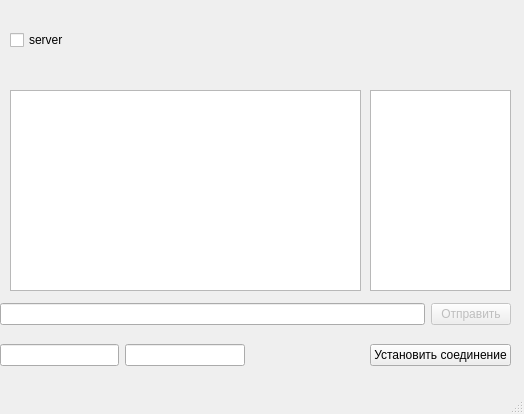
<?xml version="1.0" encoding="UTF-8"?>
<ui version="4.0">
 <class>UDPView</class>
 <widget class="QMainWindow" name="UDPView">
  <property name="geometry">
   <rect>
    <x>0</x>
    <y>0</y>
    <width>524</width>
    <height>414</height>
   </rect>
  </property>
  <property name="windowTitle">
   <string>MainWindow</string>
  </property>
  <widget class="QWidget" name="centralwidget">
   <widget class="QTextEdit" name="Users">
    <property name="geometry">
     <rect>
      <x>370</x>
      <y>90</y>
      <width>141</width>
      <height>201</height>
     </rect>
    </property>
   </widget>
   <widget class="QWidget" name="horizontalLayoutWidget_2">
    <property name="geometry">
     <rect>
      <x>0</x>
      <y>299</y>
      <width>511</width>
      <height>31</height>
     </rect>
    </property>
    <layout class="QHBoxLayout" name="horizontalLayout_4">
     <item>
      <widget class="QLineEdit" name="MessagelineEdit_2"/>
     </item>
     <item>
      <widget class="QPushButton" name="SendButton_2">
       <property name="enabled">
        <bool>false</bool>
       </property>
       <property name="text">
        <string>Отправить</string>
       </property>
      </widget>
     </item>
    </layout>
   </widget>
   <widget class="QWidget" name="horizontalLayoutWidget_3">
    <property name="geometry">
     <rect>
      <x>0</x>
      <y>340</y>
      <width>511</width>
      <height>31</height>
     </rect>
    </property>
    <layout class="QHBoxLayout" name="horizontalLayout_5">
     <item>
      <widget class="QLineEdit" name="IP_server_2"/>
     </item>
     <item>
      <widget class="QLineEdit" name="portserver_2"/>
     </item>
     <item>
      <spacer name="horizontalSpacer_2">
       <property name="orientation">
        <enum>Qt::Horizontal</enum>
       </property>
       <property name="sizeHint" stdset="0">
        <size>
         <width>40</width>
         <height>20</height>
        </size>
       </property>
      </spacer>
     </item>
     <item>
      <widget class="QPushButton" name="ConnectButton_2">
       <property name="enabled">
        <bool>true</bool>
       </property>
       <property name="text">
        <string>Установить соединение</string>
       </property>
      </widget>
     </item>
    </layout>
   </widget>
   <widget class="QWidget" name="horizontalLayoutWidget">
    <property name="geometry">
     <rect>
      <x>10</x>
      <y>0</y>
      <width>501</width>
      <height>80</height>
     </rect>
    </property>
    <layout class="QHBoxLayout" name="horizontalLayout_6">
     <item>
      <widget class="QCheckBox" name="checkBox_2">
       <property name="text">
        <string>server</string>
       </property>
      </widget>
     </item>
    </layout>
   </widget>
   <widget class="QTextEdit" name="ChatEdit">
    <property name="geometry">
     <rect>
      <x>10</x>
      <y>90</y>
      <width>351</width>
      <height>201</height>
     </rect>
    </property>
   </widget>
  </widget>
  <widget class="QMenuBar" name="menubar">
   <property name="geometry">
    <rect>
     <x>0</x>
     <y>0</y>
     <width>524</width>
     <height>21</height>
    </rect>
   </property>
  </widget>
  <widget class="QStatusBar" name="statusbar"/>
 </widget>
 <resources/>
 <connections/>
</ui>
